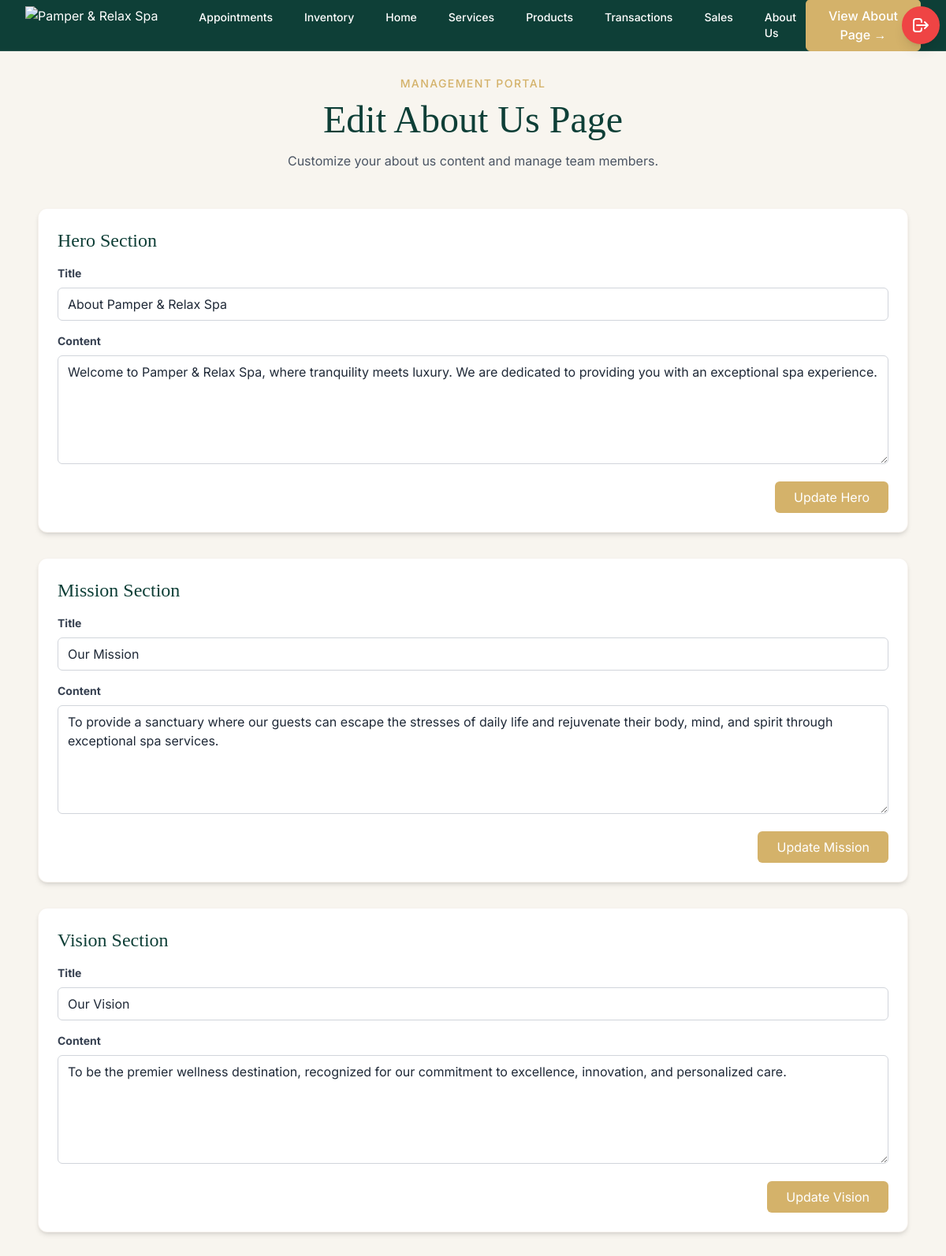
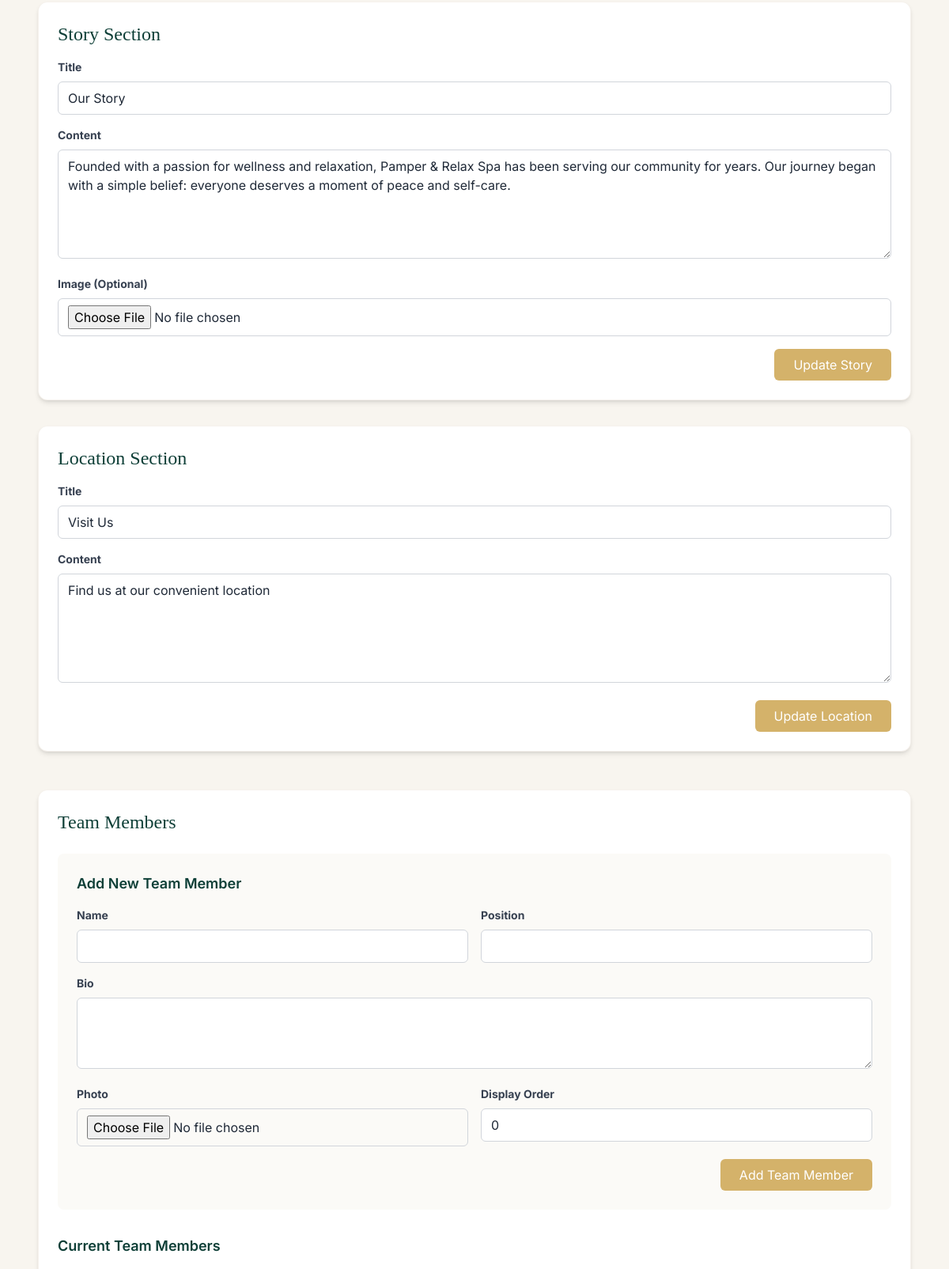
The page /edit_about.php (signed in, upper part) on the database its author committed (2 pictures, top to bottom).
### tables this page shows
CREATE TABLE `about_us` (
  `id` int(11) NOT NULL,
  `section` varchar(50) NOT NULL,
  `title` varchar(255) DEFAULT NULL,
  `content` text DEFAULT NULL,
  `image` varchar(255) DEFAULT NULL,
  `created_at` timestamp NOT NULL DEFAULT current_timestamp(),
  `updated_at` timestamp NOT NULL DEFAULT current_timestamp() ON UPDATE current_timestamp()
);

### edit_about.php (the view, shortened to what this page needs)
<?php
$conn = new mysqli("localhost", "root", "", "pos_system");
include 'reference.php';
$about_content = [];
$about_query = $conn->query("SELECT * FROM about_us ORDER BY id ASC");
while ($row = $about_query->fetch_assoc()) {
    $about_content[$row['section']] = $row;
}
?>
<!doctype html>
<html lang="en" class="scroll-smooth">
<head>
  <script src="https://cdn.tailwindcss.com"></script>
</head>
<body class="font-body text-gray-800 bg-spaIvory antialiased">
<?php
logout_button();
?>
  <header class="nav-blur text-white fixed w-full z-50 border-b border-white/10 bg-spaGreen">
    <nav>
      <div class="max-w-7xl mx-auto px-4 sm:px-6 lg:px-8">
        <div class="flex items-center justify-between h-16">
          <div class="flex-shrink-0">
            <a href="index.php" class="flex items-center space-x-2">
              <img src="assets/logo/Pamper Website Logo250x100.png" alt="Pamper & Relax Spa" class="h-8 sm:h-9 md:h-10 lg:h-12 w-auto object-contain transition-all duration-300"/>
            </a>
          </div>
          <?php renderNavigation(); ?>
          <div class="hidden md:block">
            <a href="about_us.php">
              <button class="border bg-spaGold border-spaGold text-white px-5 py-2 rounded-md font-medium hover:bg-white hover:text-spaGold hover:border-spaGold transition duration-300">
                View About Page →
              </button>
            </a>
          </div>
        </div>
      </div>
    </nav>
  </header>
  <main class="pt-24 pb-16 min-h-screen">
    <div class="max-w-7xl mx-auto px-6 lg:px-12">
      <div class="text-center mb-12">
        <p class="text-spaGold uppercase tracking-widest text-sm font-medium mb-3">
          Management Portal
        </p>
        <h1 class="font-heading text-4xl md:text-5xl text-spaGreen mb-4">
          Edit About Us Page
        </h1>
        <p class="text-gray-600 max-w-2xl mx-auto">
          Customize your about us content and manage team members.
        </p>
      </div>
      <div class="space-y-8 mb-12">
        <?php foreach ($about_content as $section => $data): ?>
          <div class="bg-white rounded-xl shadow-md p-6 border border-spaAccent/30">
            <h2 class="text-2xl font-heading text-spaGreen mb-4 capitalize"><?= $section ?> Section</h2>
            <form method="POST" enctype="multipart/form-data" class="space-y-4">
              <div>
                <label class="block text-gray-700 text-sm font-bold mb-2">Title</label>
                <input type="text" name="title" value="<?= htmlspecialchars($data['title']) ?>" required
                       class="w-full px-3 py-2 border border-gray-300 rounded-md focus:outline-none focus:ring-2 focus:ring-spaGold">
              </div>
              <div>
                <label class="block text-gray-700 text-sm font-bold mb-2">Content</label>
                <textarea name="content" rows="5" required
                          class="w-full px-3 py-2 border border-gray-300 rounded-md focus:outline-none focus:ring-2 focus:ring-spaGold"><?= htmlspecialchars($data['content']) ?></textarea>
              </div>
              <?php if ($section === 'story'): ?>
              <div>
                <label class="block text-gray-700 text-sm font-bold mb-2">Image (Optional)</label>
                <input type="file" name="image" accept="image/*"
                       class="w-full px-3 py-2 border border-gray-300 rounded-md focus:outline-none focus:ring-2 focus:ring-spaGold">
              </div>
              <?php endif; ?>
              <div class="flex justify-end">
                <button type="submit" name="update_content"
                        class="px-6 py-2 bg-spaGold text-white rounded-md hover:bg-spaGreen transition">
                  Update <?= ucfirst($section) ?>
                </button>
              </div>
            </form>
          </div>
        <?php endforeach; ?>
      </div>
      <div class="bg-white rounded-xl shadow-md p-6 border border-spaAccent/30 mb-8">
        <h2 class="text-2xl font-heading text-spaGreen mb-6">Team Members</h2>
        <div class="bg-spaIvory/50 rounded-lg p-6 mb-6">
          <h3 class="text-lg font-semibold text-spaGreen mb-4">Add New Team Member</h3>
          <form method="POST" enctype="multipart/form-data" class="space-y-4">
            <div class="grid grid-cols-1 md:grid-cols-2 gap-4">
              <div>
                <label class="block text-gray-700 text-sm font-bold mb-2">Name</label>
                <input type="text" name="name" required
                       class="w-full px-3 py-2 border border-gray-300 rounded-md focus:outline-none focus:ring-2 focus:ring-spaGold">
              </div>
              <div>
                <label class="block text-gray-700 text-sm font-bold mb-2">Position</label>
                <input type="text" name="position" required
                       class="w-full px-3 py-2 border border-gray-300 rounded-md focus:outline-none focus:ring-2 focus:ring-spaGold">
              </div>
            </div>
            <div>
              <label class="block text-gray-700 text-sm font-bold mb-2">Bio</label>
              <textarea name="bio" rows="3"
                        class="w-full px-3 py-2 border border-gray-300 rounded-md focus:outline-none focus:ring-2 focus:ring-spaGold"></textarea>
            </div>
            <div class="grid grid-cols-1 md:grid-cols-2 gap-4">
              <div>
                <label class="block text-gray-700 text-sm font-bold mb-2">Photo</label>
                <input type="file" name="image" accept="image/*"
                       class="w-full px-3 py-2 border border-gray-300 rounded-md focus:outline-none focus:ring-2 focus:ring-spaGold">
              </div>
              <div>
                <label class="block text-gray-700 text-sm font-bold mb-2">Display Order</label>
                <input type="number" name="display_order" value="0" min="0"
                       class="w-full px-3 py-2 border border-gray-300 rounded-md focus:outline-none focus:ring-2 focus:ring-spaGold">
              </div>
            </div>
            <div class="flex justify-end">
              <button type="submit" name="add_member"
                      class="px-6 py-2 bg-spaGold text-white rounded-md hover:bg-spaGreen transition">
                Add Team Member
              </button>
            </div>
          </form>
        </div>
        <h3 class="text-lg font-semibold text-spaGreen mb-4 mt-8">Current Team Members</h3>
      </div>
    </div>
  </main>
</body>
</html>

### reference.php (shortened to what this page needs)
<?php
function renderNavigation() {
    $isAdmin = isset($_SESSION['role']) && $_SESSION['role'] === 'admin';
    ?>
    <div class="hidden md:block">
        <div class="ml-10 flex items-baseline space-x-4">
            <?php if ($isAdmin): ?>
                <a href="appointments.php" class="hover:text-spaGold px-3 py-2 rounded-md text-sm font-medium">Appointments</a>
                <a href="products_dashboard.php" class="hover:text-spaGold px-3 py-2 rounded-md text-sm font-medium">Inventory</a>
            <?php endif; ?>
            <a href="index.php" class="hover:text-spaGold px-3 py-2 rounded-md text-sm font-medium">Home</a>
            <a href="services.php" class="hover:text-spaGold px-3 py-2 rounded-md text-sm font-medium">Services</a>
            <a href="products.php" class="hover:text-spaGold px-3 py-2 rounded-md text-sm font-medium">Products</a>
            <a href="transactions.php" class="hover:text-spaGold px-3 py-2 rounded-md text-sm font-medium">Transactions</a>
            <?php if ($isAdmin): ?>
                <a href="sales.php" class="hover:text-spaGold px-3 py-2 rounded-md text-sm font-medium">Sales</a>
            <?php endif; ?>
           <a href="about_us.php" class="hover:text-spaGold px-3 py-2 rounded-md text-sm font-medium">About Us</a>
        </div>
    </div>
    <?php
}
        ?>
    <?php
function logout_button() {
    if (isset($_SESSION['username'])) {
        ?>
        <div class="fixed top-2 right-2 z-[9999]">
            <a href="?logout=1" title="Logout">
                <button class="flex items-center justify-center w-12 h-12 rounded-full bg-red-500 text-white hover:bg-white hover:text-red-500 border-2 border-red-500 transition duration-300 shadow-lg">
                    <svg xmlns="http://www.w3.org/2000/svg" class="h-6 w-6" fill="none" viewBox="0 0 24 24" stroke="currentColor">
                        <path stroke-linecap="round" stroke-linejoin="round" stroke-width="2" d="M17 16l4-4m0 0l-4-4m4 4H7m6 4v1a3 3 0 01-3 3H6a3 3 0 01-3-3V7a3 3 0 013-3h4a3 3 0 013 3v1" />
                    </svg>
                </button>
            </a>
        </div>
        <?php
    }
}
    ?>

### rows shown on the page
about_us: section "Hero", title "About Pamper & Relax Spa", content "Welcome to Pamper & Relax Spa, where tranquility meets luxury. We are dedicated to providing you with an exceptional spa experience."
about_us: section "Mission", title "Our Mission", content "To provide a sanctuary where our guests can escape the stresses of daily life and rejuvenate their body, mind, and spirit through exceptional spa services."
about_us: section "Vision", title "Our Vision", content "To be the premier wellness destination, recognized for our commitment to excellence, innovation, and personalized care."
about_us: section "Story", title "Our Story", content "Founded with a passion for wellness and relaxation, Pamper & Relax Spa has been serving our community for years. Our journey began with a simple belief: everyone deserves a moment of peace and self-care."
about_us: section "Location", title "Visit Us", content "Find us at our convenient location"
